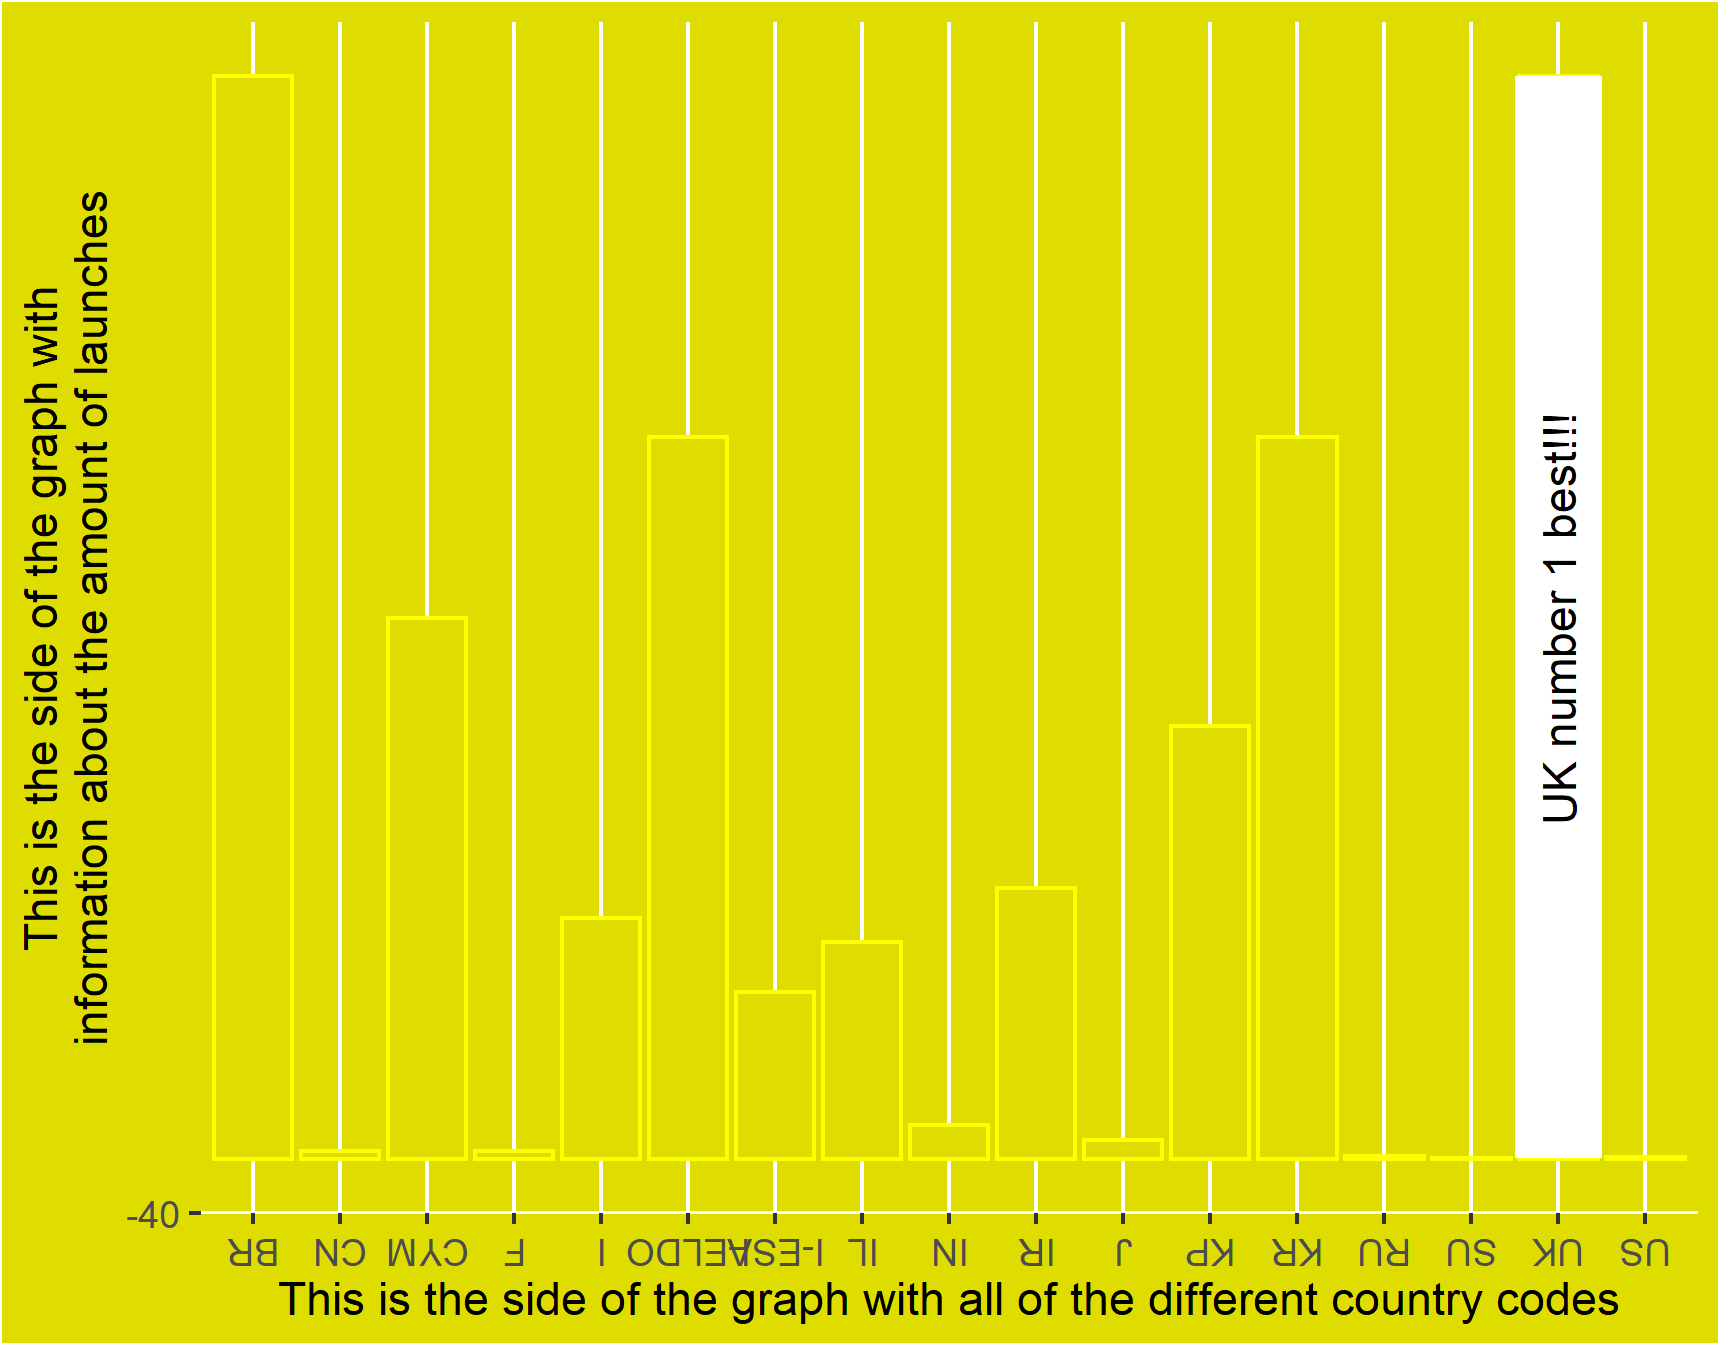

Reproduce this figure in R.
#------------------------------------------------------- 
# Title: Task 2 - SPACE LAUNCHES 
# Author: Anthony Luna  
# Date: 2019-10-22 
#-------------------------------------------------------
#------------------------------------------------------- 
# 
# Prolouge: 
#
# With the immenent implementation of Brexit upon the UK
# government, the Prime Minister really needs to get a 
# win. They have asked an analyst at British Intellegence
# to show that they have a STELLAR space program. They are 
# not surprised to find... its not great. The analyst 
# thusly constructs the following graph for his next 
# meeting with the Prime Minister. They've done everything
# they can to keep the awful state of UK space capabilities
# from the Prime minister, and show the might of the 
# vast UK Empire.
#  
#-------------------------------------------------------
#------------------------------------------------------- 
# Part 1
#  Attach the required packages
#-------------------------------------------------------
  

library(tidyverse)
library(janitor)
library(scales)

#------------------------------------------------------- 
# Part 2 
#  Load the Data
#-------------------------------------------------------

space_data <- read_csv("space_launches.csv")

#------------------------------------------------------- 
# Part 3 
#  Manipulate the data
#-------------------------------------------------------
  
# Here we summarize by adding a tally but we are gonna
# make sure to NOT sort the data... this is used later
# for maximal confusion... (See 2. in Part 4)

space_summarized <- space_data %>% 
  group_by(state_code) %>% 
  filter(!is.na(state_code)) %>% 
  tally()

#------------------------------------------------------- 
# Part 4 
#  Create a (misleading and terrible) graph
# 
# Six+ Ways to make a bad graph
#
# 1. Dont speciy axis transformations,
# 2. Don't sort your factors,
# 3. Use awful, visually ambiguous, colors,
# 4. Make VERY long axis labels,
# 5. Emphasize certain results disengeniounsly
# 6. Rotate your factor axis labels upside down
# 
#-------------------------------------------------------

  # Here we use some awful colors (3)

ggplot(space_summarized, aes(x=state_code, y=n)) +
  geom_col(color = "yellow", fill = "#DFDD00") +
  
  # Emphasize the desired result, while making everything else hard to see.(5)
  
  annotate("rect", xmin = 15.5, xmax = 16.5, ymax = 2444 , ymin = 2, fill="white") +
  annotate("text",label = "UK number 1 best!!!", x = 16, y = 4 , fill="white", angle = 90) +
  
  # Here we use a reciprocal transformation on the y-axis to ensure
  # there is much confusion about who is actually the highest
  # ranking (1)
  
  scale_y_continuous(trans = "reciprocal") +
  
  # Here is where the very long axis labels are made.(4)
  
  labs( x = "This is the side of the graph with all of the different country codes",
    y = str_wrap("This is the side of the graph with information about the amount of launches",width=40),
    col = "") + 

  # Here we change the colors so that you can barely see
  # what is actually going on.(3)
  
  theme(plot.background = element_rect(fill='#DFDD00'),
        panel.background = element_rect(fill='#DFDD00'),
        
        # Rotate the axis labels upside down because... 
        # why not! (6)
        
        axis.text.x = element_text(angle = 180))

# Finally the analyst crosses their fingers, saves the graph and
# sends it off to the Prime Minister for review.

ggsave("a3_task2_anthony_luna.png")
  